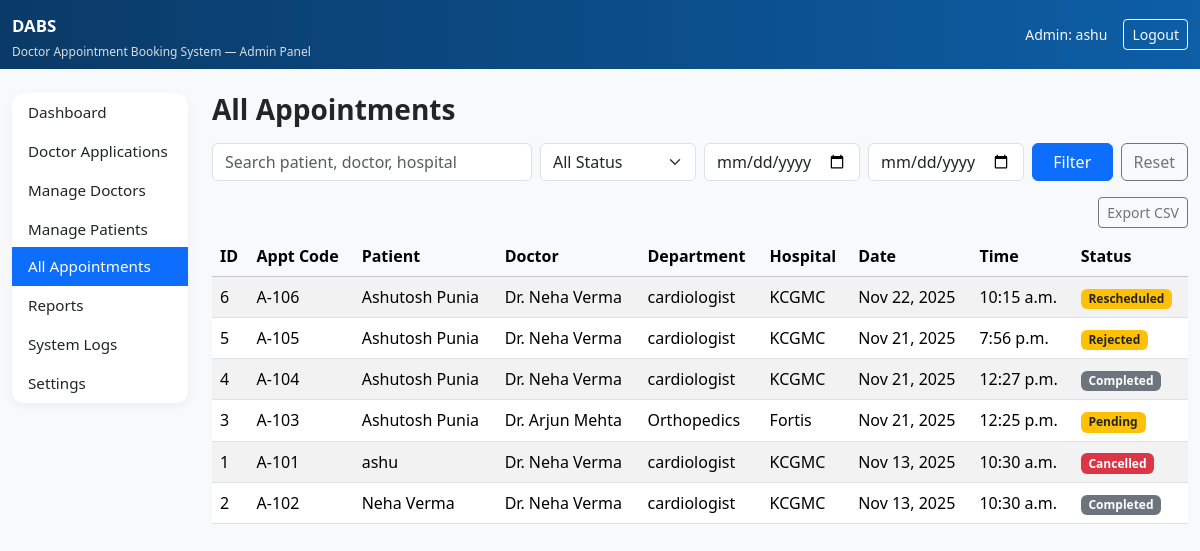
/dabs-admin/appointments/ (signed in), run on an earlier commit of the app's database.
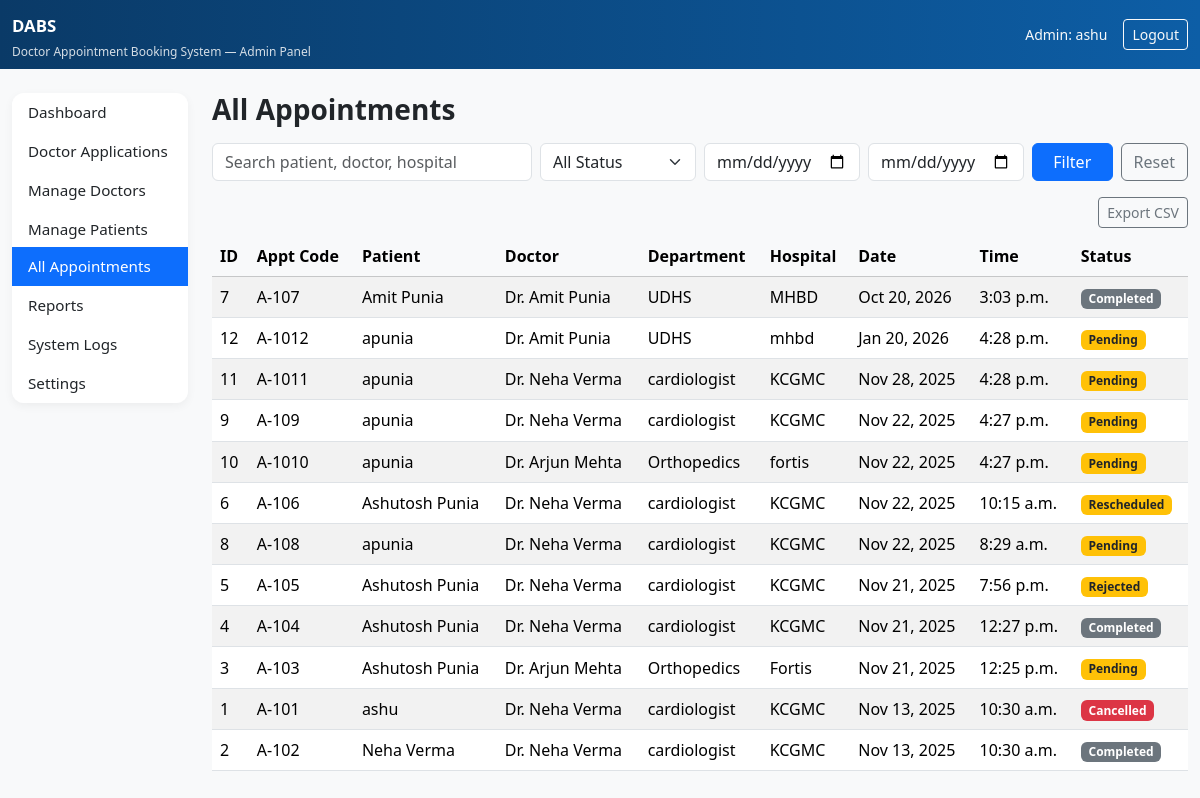
And on a later commit of the database.
### booking/models.py (models this page shows, shortened)
class Appointment(models.Model):
    STATUS_CHOICES = [
        ('Pending', 'Pending'),
        ('Approved', 'Approved'),
        ('Rescheduled', 'Rescheduled'),
        ('Cancelled', 'Cancelled'),
        ('Completed', 'Completed'),
        ('Rejected', 'Rejected'),
    ]
    patient = models.ForeignKey(
        User,
        on_delete=models.CASCADE,
        related_name='patient_appointments',
    )
    doctor = models.ForeignKey(
        DoctorProfile,
        on_delete=models.CASCADE,
        related_name='doctor_appointments',
    )
    department = models.CharField(max_length=100)
    hospital = models.CharField(max_length=120)
    date = models.DateField()
    time = models.TimeField()
    symptoms = models.TextField(blank=True)
    status = models.CharField(
        max_length=20,
        choices=STATUS_CHOICES,
        default='Pending',
    )
    created_at = models.DateTimeField(auto_now_add=True)
    updated_at = models.DateTimeField(auto_now=True)

class DoctorProfile(models.Model):
    STATUS_CHOICES = [
        ('Pending', 'Pending'),
        ('Approved', 'Approved'),
        ('Active', 'Active'),
        ('Inactive', 'Inactive'),
        ('Rejected', 'Rejected'),
    ]
    user = models.ForeignKey(User, on_delete=models.CASCADE)
    registration_no = models.CharField(max_length=50)
    specialization = models.CharField(max_length=80)
    experience_years = models.PositiveIntegerField(default=0)
    hospital = models.CharField(max_length=120)
    hospital_slug = models.CharField(max_length=120)
    city = models.CharField(max_length=80)
    slot_preference = models.CharField(max_length=120)
    fee = models.DecimalField(max_digits=8, decimal_places=2,
                              null=True, blank=True)
    bio = models.TextField()
    status = models.CharField(
        max_length=10,
        choices=STATUS_CHOICES,
        default='Pending',
    )
    created_at = models.DateTimeField(auto_now_add=True)
    working_days = models.CharField(max_length=100, blank=True)
    clinic_start_time = models.TimeField(null=True, blank=True)
    clinic_end_time = models.TimeField(null=True, blank=True)
    break_start_time = models.TimeField(null=True, blank=True)
    break_end_time = models.TimeField(null=True, blank=True)
    slot_minutes = models.PositiveIntegerField(null=True, blank=True)
    schedule_notes = models.TextField(blank=True)
    schedule_published = models.BooleanField(default=False)
    review_note = models.TextField(blank=True)
    reviewed_by = models.ForeignKey(
        User,
        null=True,
        blank=True,
        on_delete=models.SET_NULL,
        related_name='reviewed_doctors',
    )
    reviewed_at = models.DateTimeField(null=True, blank=True)

### booking/views.py (the view, shortened to what this page needs)
# urls.py: path('dabs-admin/appointments/', views.admin_appointments, name='admin_appointments'),
@login_required
def admin_appointments(request):
    if not request.user.is_staff:
        return redirect("home")
    qs = (
        Appointment.objects
        .select_related("patient", "doctor", "doctor__user")
        .order_by("-date", "-time")
    )
    q = request.GET.get("q", "").strip()
    status = request.GET.get("status", "").strip()
    start_date_raw = request.GET.get("start_date", "").strip()
    end_date_raw = request.GET.get("end_date", "").strip()
    if status:
        qs = qs.filter(status=status)
    start_date = parse_date(start_date_raw) if start_date_raw else None
    end_date = parse_date(end_date_raw) if end_date_raw else None
    if start_date:
        qs = qs.filter(date__gte=start_date)
    if end_date:
        qs = qs.filter(date__lte=end_date)
    context = {
        "section": "appointments",
        "appointments": qs,
        "q": q,
        "status_filter": status,
        "start_date": start_date_raw,
        "end_date": end_date_raw,
    }
    return render(request, "booking/admin_appointments.html", context)

### booking/templates/booking/admin_appointments.html (shortened to what this page needs)
{% extends "booking/admin_base.html" %}
{% block content %}
<h3 class="fw-bold mb-3">All Appointments</h3>
<form class="row g-2 mb-3 align-items-end" method="get">
  <div class="col-md-4">
    <input
      class="form-control"
      name="q"
      placeholder="Search patient, doctor, hospital"
      value="{{ q }}"
    >
  </div>
  <div class="col-md-2">
    <select class="form-select" name="status">
      <option value="">All Status</option>
    </select>
  </div>
  <div class="col-md-2">
    <input
      type="date"
      class="form-control"
      name="start_date"
      value="{{ start_date }}"
    >
  </div>
  <div class="col-md-2">
    <input
      type="date"
      class="form-control"
      name="end_date"
      value="{{ end_date }}"
    >
  </div>
  <div class="col-md-2 d-flex gap-2">
    <button class="btn btn-primary flex-grow-1" type="submit">Filter</button>
    <a class="btn btn-outline-secondary" href=".">Reset</a>
  </div>
</form>
<div class="d-flex justify-content-end mb-2">
  <a
    href="{% url 'admin_appointments_export' %}?q={{ q }}&status={{ status_filter }}&start_date={{ start_date }}&end_date={{ end_date }}"
    class="btn btn-outline-secondary btn-sm"
  >
    Export CSV
  </a>
</div>
<div class="table-responsive">
  <table class="table table-striped align-middle">
    <thead class="table-light">
      <tr>
        <th>ID</th>
        <th>Appt Code</th>
        <th>Patient</th>
        <th>Doctor</th>
        <th>Department</th>
        <th>Hospital</th>
        <th>Date</th>
        <th>Time</th>
        <th>Status</th>
      </tr>
    </thead>
    <tbody>
      {% for a in appointments %}
      <tr>
        <td>{{ a.id }}</td>
        <td>A-10{{ a.id }}</td>
        <td>{{ a.patient.get_full_name|default:a.patient.username }}</td>
        <td>
          {% if a.doctor and a.doctor.user %}
            Dr. {{ a.doctor.user.get_full_name|default:a.doctor.user.username }}
          {% else %}
            -
          {% endif %}
        </td>
        <td>{{ a.doctor.specialization }}</td>
        <td>{{ a.hospital }}</td>
        <td>{{ a.date|date:"M j, Y" }}</td>
        <td>{{ a.time|time:"g:i a" }}</td>
        <td>
          <span class="badge
            {% if a.status == 'Approved' %} bg-success
            {% elif a.status == 'Cancelled' %} bg-danger
            {% elif a.status == 'Completed' %} bg-secondary
            {% else %} bg-warning text-dark
            {% endif %}
          ">
            {{ a.status }}
          </span>
        </td>
      </tr>
      {% empty %}
      <tr>
        <td colspan="9" class="text-muted">No appointments found.</td>
      </tr>
      {% endfor %}
    </tbody>
  </table>
</div>
{% endblock %}

What changed in the data, as far as the page shows it:
added Appointment: id "7", patient.get_full_name "Amit Punia", doctor.user.get_full_name "Amit Punia", doctor.specialization "UDHS", hospital "MHBD", date "Oct 20, 2026", time "3:03 p.m.", status "Completed"
added Appointment: id "12", patient.get_full_name "apunia", doctor.user.get_full_name "Amit Punia", doctor.specialization "UDHS", hospital "mhbd", date "Jan 20, 2026", time "4:28 p.m.", status "Pending"
added Appointment: id "11", patient.get_full_name "apunia", doctor.user.get_full_name "Neha Verma", doctor.specialization "cardiologist", hospital "KCGMC", date "Nov 28, 2025", time "4:28 p.m.", status "Pending"
added Appointment: id "9", patient.get_full_name "apunia", doctor.user.get_full_name "Neha Verma", doctor.specialization "cardiologist", hospital "KCGMC", date "Nov 22, 2025", time "4:27 p.m.", status "Pending"
added Appointment: id "10", patient.get_full_name "apunia", doctor.user.get_full_name "Arjun Mehta", doctor.specialization "Orthopedics", hospital "fortis", date "Nov 22, 2025", time "4:27 p.m.", status "Pending"
added Appointment: id "8", patient.get_full_name "apunia", doctor.user.get_full_name "Neha Verma", doctor.specialization "cardiologist", hospital "KCGMC", date "Nov 22, 2025", time "8:29 a.m.", status "Pending"
